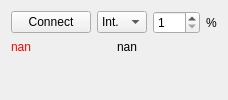
              <widget class="QWidget" name="dataSourcesPage_CCD">
               <attribute name="title">
                <string>CCD</string>
               </attribute>
               <layout class="QVBoxLayout" name="verticalLayout_7">
                <item>
                 <layout class="QHBoxLayout" name="horizontalLayout_2">
                  <item>
                   <widget class="QPushButton" name="CCD_connect">
                    <property name="text">
                     <string>Connect</string>
                    </property>
                    <property name="checkable">
                     <bool>true</bool>
                    </property>
                   </widget>
                  </item>
                  <item>
                   <widget class="QComboBox" name="CCD_trigger">
                    <item>
                     <property name="text">
                      <string>Int.</string>
                     </property>
                    </item>
                    <item>
                     <property name="text">
                      <string>Ext.</string>
                     </property>
                    </item>
                   </widget>
                  </item>
                  <item>
                   <widget class="QSpinBox" name="CCD_exposure">
                    <property name="minimum">
                     <number>1</number>
                    </property>
                    <property name="maximum">
                     <number>100</number>
                    </property>
                    <property name="value">
                     <number>1</number>
                    </property>
                   </widget>
                  </item>
                  <item>
                   <widget class="QLabel" name="label_2">
                    <property name="maximumSize">
                     <size>
                      <width>30</width>
                      <height>16777215</height>
                     </size>
                    </property>
                    <property name="text">
                     <string>%</string>
                    </property>
                   </widget>
                  </item>
                 </layout>
                </item>
                <item>
                 <layout class="QHBoxLayout" name="horizontalLayout_3">
                  <item>
                   <widget class="QLabel" name="D4Sigma">
                    <property name="toolTip">
                     <string>fast diameter</string>
                    </property>
                    <property name="styleSheet">
                     <string notr="true">font: 75 18pt &quot;Noto Sans&quot;;
color: rgb(255, 0, 0);</string>
                    </property>
                    <property name="text">
                     <string>nan</string>
                    </property>
                   </widget>
                  </item>
                  <item>
                   <widget class="QLabel" name="CCD_sum">
                    <property name="text">
                     <string>nan</string>
                    </property>
                   </widget>
                  </item>
                 </layout>
                </item>
                <item>
                 <layout class="QVBoxLayout" name="CCDPlot">
                  <property name="sizeConstraint">
                   <enum>QLayout::SetMinimumSize</enum>
                  </property>
                  <item>
                   <spacer name="verticalSpacer_2">
                    <property name="orientation">
                     <enum>Qt::Vertical</enum>
                    </property>
                    <property name="sizeHint" stdset="0">
                     <size>
                      <width>0</width>
                      <height>0</height>
                     </size>
                    </property>
                   </spacer>
                  </item>
                 </layout>
                </item>
               </layout>
              </widget>
